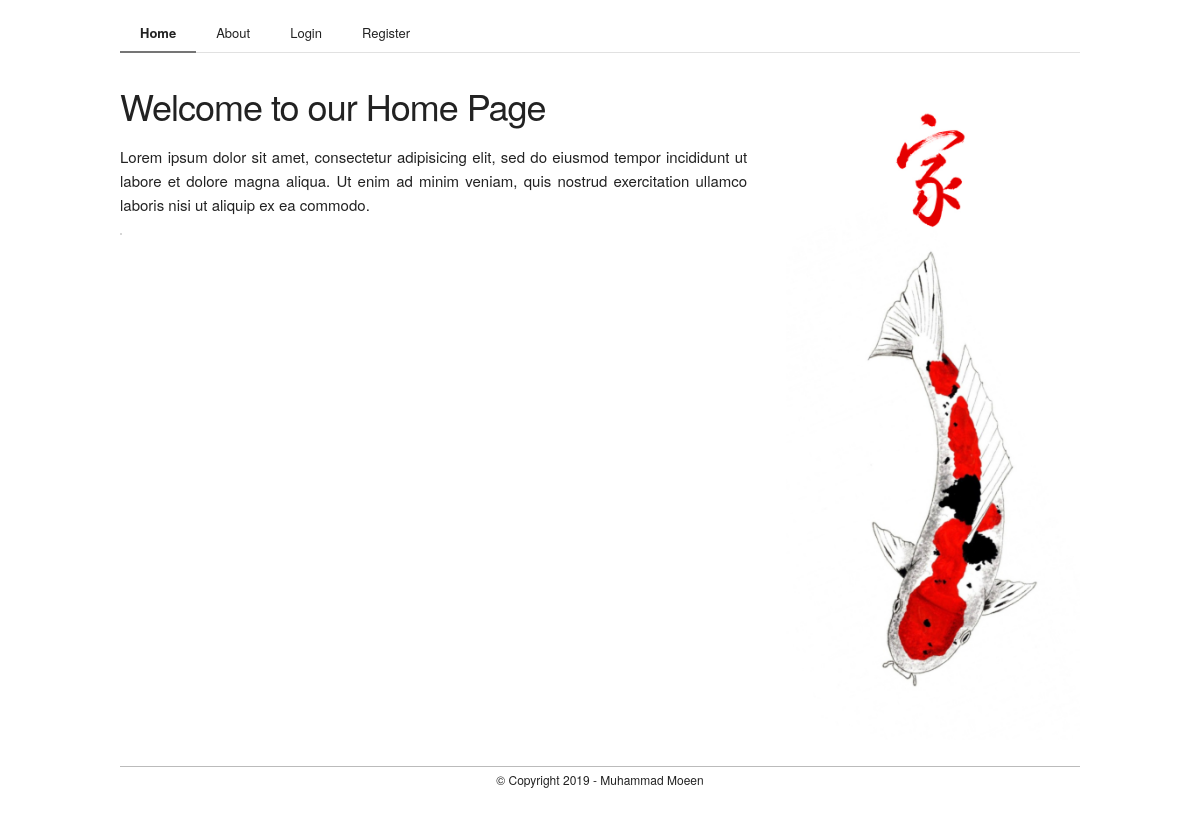
The app's page /home, older data.
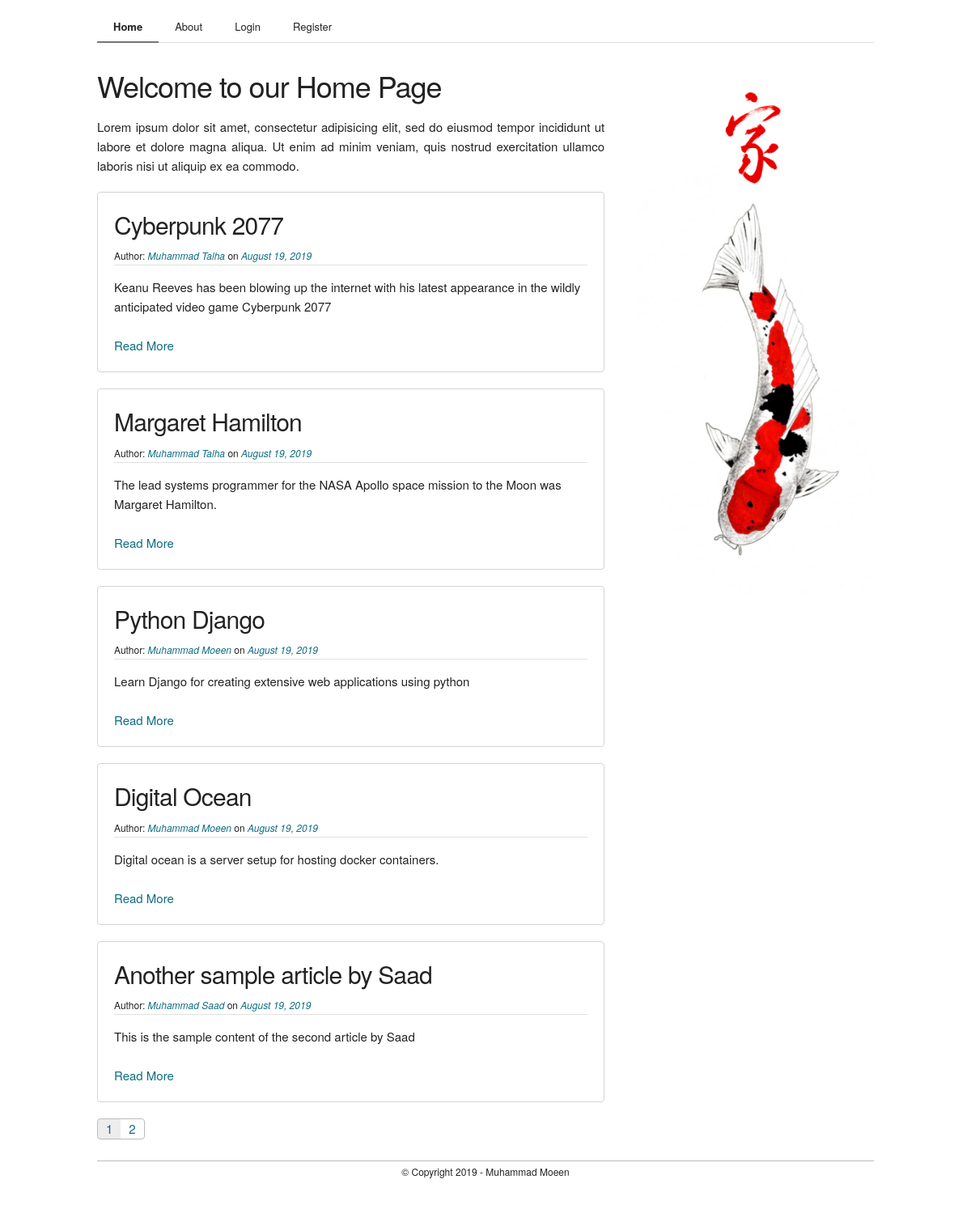
The same page, newer data.
### flaskblog/models.py (models this page shows, shortened)
class Post(db.Model):
    id = db.Column( db.Integer, primary_key = True )
    title = db.Column( db.String(200), nullable = False )
    date_posted = db.Column( db.DateTime, nullable = False, default = datetime.utcnow )
    content = db.Column( db.Text, nullable = False )
    user_id = db.Column( db.Integer, db.ForeignKey('user.id'), nullable = False )

class User(db.Model, UserMixin):
    id = db.Column( db.Integer, primary_key = True )
    name = db.Column( db.String(20), unique = True, nullable = False )
    email = db.Column( db.String(120), unique = True, nullable = False )
    image_file = db.Column( db.String(20), nullable = False, default = 'avatar.png' )
    password = db.Column( db.String(60), nullable = False )
    posts = db.relationship('Post', backref = 'author', lazy = True )

### flaskblog/main/routes.py (the view)
@main.route('/')
@main.route('/home')
def home():
    page_num = request.args.get('page', 1, type=int)
    posts = Post.query.order_by(Post.date_posted.desc()).paginate( page = page_num, per_page = 5)
    return render_template('home.html', posts=posts)

### flaskblog/templates/home.html
{% extends 'layout.html' %}
{% block content %}
	<section class="section">
		<div class="container" style="margin-top: 3rem;">
			<div class="row">
				<div class="two-thirds column">
					<h3>Welcome to our Home Page</h3>
					<p style="text-align: justify;">Lorem ipsum dolor sit amet, consectetur adipisicing elit, sed do eiusmod
					tempor incididunt ut labore et dolore magna aliqua. Ut enim ad minim veniam,
					quis nostrud exercitation ullamco laboris nisi ut aliquip ex ea commodo.</p>
					{% for post in posts.items %}
						<div class="box">
							<h4>{{ post.title }}</h4>
							<small>Author: <i><a href="{{ url_for('users.profile', username=post.author.name ) }}">{% if current_user == post.author %}You{% else %}{{ post.author.name }}{% endif %}</a></i> on <i><a href="#">{{ post.date_posted.strftime('%B %d, %Y') }}</a></i></small>
							<hr>
							<p>{{ post.content }}</p>
							<br>
							<a href="{{ url_for('posts.article', post_id=post.id) }}">Read More</a>
						</div>
					{% endfor %}
					<div class="pages">
						{% for page_num in posts.iter_pages( left_edge=1, right_edge=1, left_current=1, right_current=2) %}
							{% if page_num %}
								{% if posts.page == page_num %}
									<a class="active" href="{{ url_for('main.home', page=page_num) }}">{{page_num}}</a>
								{% else %}
									<a href="{{ url_for('main.home', page=page_num) }}">{{page_num}}</a>
								{% endif %}
							{% else %}
								<a href="#">..</a>
							{% endif %}
						{% endfor %}
					</div>
				</div>
				<div class="one-third column">
					<img src="{{ url_for('static', filename='images/home_banner.jpg')}}" style="width:100%">
				</div>
			</div>
		</div>
	</section>
{% endblock content %}

### flaskblog/templates/layout.html (shortened to what this page needs)
<!DOCTYPE html>
 <html>
 <head>
 	<link rel="stylesheet" href="{{ url_for('static', filename='css/normalize.css')}}">
 	<link rel="stylesheet" href="{{ url_for('static', filename='css/skeleton.css')}}">
 	<link rel="stylesheet" href="{{ url_for('static', filename='css/skeleton-extended.css')}}">
 	<link rel="stylesheet" href="{{ url_for('static', filename='css/custom.css')}}">
 </head>
 <body>
 	<section class="section sticky navigation">
 		<div class="container">
 			<nav>
 				<a {% if request.path in url_for('main.home') %} class="active" {% endif %} href="{{ url_for('main.home') }}">Home</a>
 				<a {% if request.path == url_for('main.about') %} class="active" {% endif %} href=" {{ url_for('main.about') }}">About</a>
 				{% if current_user.is_authenticated %}
 					<a {% if request.path == url_for('posts.new_article') %} class="active" {% endif %} href="{{ url_for('posts.new_article') }}">New Article</a>
	 				<a {% if request.path == url_for('users.profile', username=current_user.name) %} class="active" {% endif %} href="{{ url_for('users.profile', username=current_user.name) }}">Profile</a>
	 				<a {% if request.path == url_for('users.profile_settings') %} class="active" {% endif %} href="{{ url_for('users.profile_settings') }}">Settings</a>
 					<a href="{{ url_for('users.logout') }}">Logout</a>
 				{% else %}
	 				<a {% if request.path == url_for('users.login') %} class="active" {% endif %} href=" {{ url_for('users.login') }}">Login</a>
	 				<a {% if request.path == url_for('users.register') %} class="active" {% endif %} href=" {{ url_for('users.register') }} ">Register</a>
 				{% endif %}
 			</nav>
 		</div>
 	</section>
 	{% block content %}{% endblock content %}
 	<section class="section footer">
 		<div class="container">
	 		<footer class="u-full-width">
	 			<small>&copy Copyright 2019 - Muhammad Moeen</small>
	 		</footer>
 		</div>
 	</section>
 </body>
 </html>

### flaskblog/static/css/skeleton.css (style rules this page uses)
.container { position: relative; width: 100%; max-width: 960px; margin: 0 auto; padding: 0 20px; box-sizing: border-box; }
.column, .columns { width: 100%; float: left; box-sizing: border-box; }
@media (min-width: 400px) { .container { width: 85%; padding: 0; } }
@media (min-width: 550px) { .container { width: 80%; } }
@media (min-width: 550px) { .column, .columns { margin-left: 4%; } }
@media (min-width: 550px) { .column:first-child, .columns:first-child { margin-left: 0; } }
@media (min-width: 550px) { .one-third.column { width: 30.6666666667%; } }
@media (min-width: 550px) { .two-thirds.column { width: 65.3333333333%; } }
html { font-size: 62.5%; }
body { font-size: 1.5em; line-height: 1.6; font-weight: 400; font-family: "Raleway", "HelveticaNeue", "Helvetica Neue", Helvetica, Arial, sans-serif; color: #222; }
h1, h2, h3, h4, h5, h6 { margin-top: 0; margin-bottom: 2rem; font-weight: 300; }
h3 { font-size: 3.0rem; line-height: 1.3; letter-spacing: -.1rem; }
h4 { font-size: 2.4rem; line-height: 1.35; letter-spacing: -.08rem; }
@media (min-width: 550px) { h3 { font-size: 3.6rem; } }
@media (min-width: 550px) { h4 { font-size: 3.0rem; } }
p { margin-top: 0; }
a { color: #1EAEDB; }
pre, blockquote, dl, figure, table, p, ul, ol, form { margin-bottom: 2.5rem; }
.u-full-width { width: 100%; box-sizing: border-box; }
hr { margin-top: 3rem; margin-bottom: 3.5rem; border-width: 0; border-top: 1px solid #E1E1E1; }
.container:after, .row:after, .u-cf { content: ""; display: table; clear: both; }

### flaskblog/static/css/skeleton-extended.css (style rules this page uses)
.section { margin: 1rem 0rem; }
nav { background: white; font-size: 0; padding: 0; border-bottom: solid 1px #e1e1e1; }
nav a { display: inline-block; font-size: 1.8rem; color: #222; text-align: center; padding: 1.3rem 2rem 0.7rem 2rem; text-decoration: none; font-size: 1.3rem; border-bottom: solid 2px transparent; margin-bottom: -1px; }
nav .active { font-weight: bold; border-bottom: solid 2px #757575; }
h1, h2, h3, h4, h5, h6 { margin-bottom: 0.5rem; }
p { margin-top: 1.5rem; margin-bottom: 0rem; }
hr { margin: 1rem 0rem; }
a { text-decoration: none; color: #0c6d81; }
.pages { display: inline-block; border: solid 1px #bbb; border-radius: 4px; overflow: hidden; font-size: 0px; }
.pages a { font-size: 1.5rem; display: inline-block; border-radius: 0px; padding: 0 1rem; }
.pages .active { background: rgba(0,0,0,0.07); }
.box { padding: 2rem; margin: 2rem 0rem; border-radius: 4px; border: 1px solid #d4d4d5; }
.box hr { margin: 0rem; padding: 0rem; }
.sticky { position: sticky; top: 0; z-index: 1; }

### flaskblog/static/css/custom.css (style rules this page uses)
.footer footer { margin-top: 4rem; border-top: solid 1px #bbb; text-align: center; margin: 2rem 0rem; }

Row changes from the older to the newer data that the page shows:
added Post: title "Cyberpunk 2077", author.name "Muhammad Talha", date_posted "August 19, 2019", content "Keanu Reeves has been blowing up the internet with his latest appearance in the wildly anticipated video game Cyberpunk 2077"
added Post: title "Margaret Hamilton", author.name "Muhammad Talha", date_posted "August 19, 2019", content "The lead systems programmer for the NASA Apollo space mission to the Moon was Margaret Hamilton."
added Post: title "Python Django", author.name "Muhammad Moeen", date_posted "August 19, 2019", content "Learn Django for creating extensive web applications using python"
added Post: title "Digital Ocean", author.name "Muhammad Moeen", date_posted "August 19, 2019", content "Digital ocean is a server setup for hosting docker containers."
added Post: title "Another sample article by Saad", author.name "Muhammad Saad", date_posted "August 19, 2019", content "This is the sample content of the second article by Saad"
Text that changed along with them:
new list line: "1"
new list line: "2"
